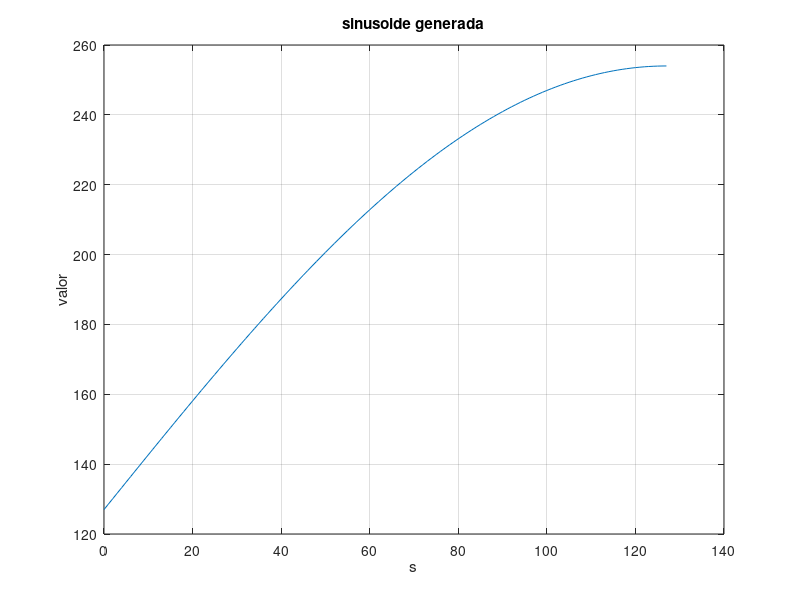

MATLAB code for this plot: (Note: this script raises an error after producing the figure.)
disp(2^8-1)

%%

t = 0:1:127;
sinusoide = 254/2 + 254/2 * sin(2 * pi * 1/(127*4) * t);

plot(t, sinusoide);
xlabel('s');
ylabel('valor');
title('sinusoide generada');
grid on;

sinusoide_bits = int2bit(round(sinusoide), 8);

sinusoide_bits_string = string(sinusoide_bits);

para_vhdl = strjoin(join(sinusoide_bits_string, "", 1), ', \n');



%%

f = 100000000;
f_target = 4000;
T = 1/f;
T_target = f/(f_target*2);



%% Para el generador de sierra

f = 100000000;
f_target = 25000;
muestras = 254;

T = 1/f;
T_target = 1/(f_target*muestras);

% Cuantos ciclos de f por cada ciclo de f_target?
ciclos = T_target / T
